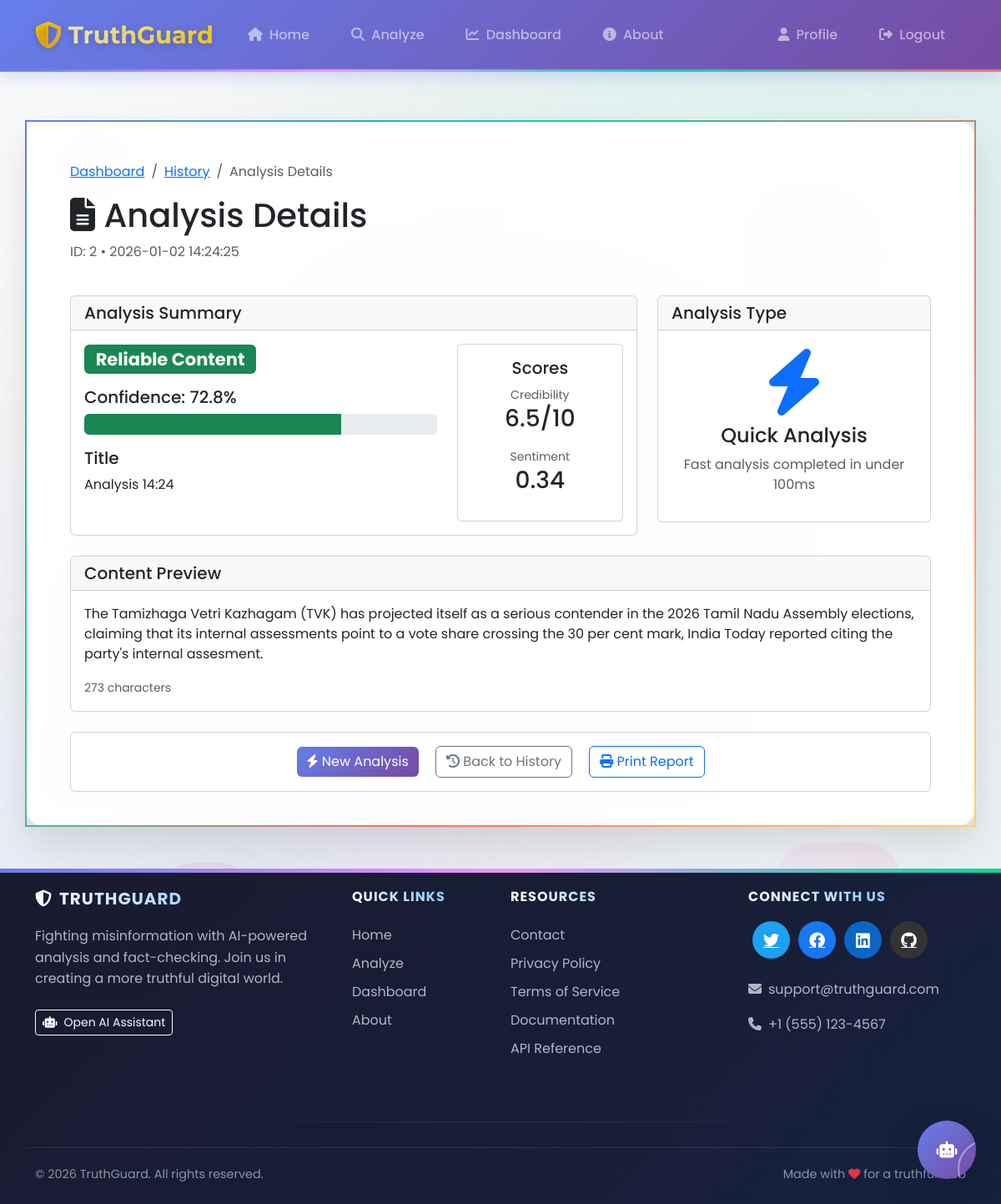
Page /analysis/2 (signed in) on the committed database.
### app.py (models this page shows, shortened)
class Analysis(db.Model):
    __tablename__ = 'analyses'
    id = db.Column(db.Integer, primary_key=True)
    title = db.Column(db.Text, default='')
    content = db.Column(db.Text, default='')  # raw text content (for display/search)
    article_data = db.Column(db.JSON, nullable=True)  # optional structured article extraction
    source_url = db.Column(db.Text, nullable=True)  # This should be nullable
    classification = db.Column(db.String(20), nullable=False, default='UNKNOWN')  # RELIABLE, SUSPICIOUS, FAKE, etc.
    confidence_score = db.Column(db.Float, nullable=True)
    sentiment_score = db.Column(db.Float, nullable=True)
    sensationalism_score = db.Column(db.Float, nullable=True)
    credibility_score = db.Column(db.Float, nullable=True)
    key_findings = db.Column(db.Text, default='[]')  # JSON string
    recommendations = db.Column(db.Text, nullable=True)  # JSON string
    fact_checks = db.Column(db.Text, nullable=True)  # JSON string
    analysis_metadata = db.Column(db.Text, default='{}')  # JSON string (e.g. word count, etc.)
    is_quick_analysis = db.Column(db.Boolean, default=False)
    user_id = db.Column(db.Integer, db.ForeignKey('user.id'), nullable=False)
    created_at = db.Column(db.DateTime, default=lambda: datetime.now(timezone.utc))
    updated_at = db.Column(db.DateTime, default=lambda: datetime.now(timezone.utc),
                           onupdate=lambda: datetime.now(timezone.utc))

### app.py (the view)
@app.route('/analysis/<int:analysis_id>')
@login_required
def analysis_detail(analysis_id):
    analysis = Analysis.query.get_or_404(analysis_id)
    if analysis.user_id != current_user.id and current_user.role != 'admin':
        flash('Access denied', 'danger')
        return redirect(url_for('dashboard'))
    try:
        key_findings = json.loads(analysis.key_findings) if analysis.key_findings else []
    except:
        key_findings = []
    try:
        analysis_metadata = json.loads(analysis.analysis_metadata) if analysis.analysis_metadata else {}
    except:
        analysis_metadata = {}
    word_count = analysis_metadata.get('word_count', len(analysis.content.split()) if analysis.content else 0)
    return render_template('analysis_detail.html',
                           analysis=analysis,
                           key_findings=key_findings,
                           word_count=word_count,
                           analysis_metadata=analysis_metadata)

### app.py (called while the page is built)
@login_manager.user_loader
def load_user(user_id):
    try:
        return db.session.get(User, int(user_id))
    except Exception:
        return None

@app.context_processor
def inject_gemini_status():
    return {
        'gemini_available': _GEMINI_AVAILABLE,
        'gemini_model': _GEMINI_MODEL,
        'gemini_api_key_set': bool(_GEMINI_API_KEY and _GEMINI_API_KEY != 'your-gemini-api-key-here')
    }

### templates/analysis_detail.html (shortened to what this page needs)
{% extends "base.html" %}
{% block content %}
<div class="container mt-4">
    <div class="row mb-4">
        <div class="col">
            <nav aria-label="breadcrumb">
                <ol class="breadcrumb">
                    <li class="breadcrumb-item"><a href="/dashboard">Dashboard</a></li>
                    <li class="breadcrumb-item"><a href="/history">History</a></li>
                    <li class="breadcrumb-item active">Analysis Details</li>
                </ol>
            </nav>
            <h1><i class="fas fa-file-alt"></i> Analysis Details</h1>
            <p class="text-muted">ID: {{ analysis.id }} • {{ analysis.created_at.strftime('%Y-%m-%d %H:%M:%S') }}</p>
        </div>
    </div>
    <div class="row mb-4">
        <div class="col-lg-8">
            <div class="card">
                <div class="card-header">
                    <h5 class="mb-0">Analysis Summary</h5>
                </div>
                <div class="card-body">
                    <div class="row">
                        <div class="col-md-8">
                            <h3>
                                {% if analysis.classification == 'RELIABLE' %}
                                <span class="badge bg-success">Reliable Content</span>
                                {% elif analysis.classification == 'SUSPICIOUS' %}
                                <span class="badge bg-warning">Suspicious Content</span>
                                {% elif analysis.classification == 'FAKE' %}
                                <span class="badge bg-danger">Fake Content</span>
                                {% else %}
                                <span class="badge bg-secondary">{{ analysis.classification }}</span>
                                {% endif %}
                            </h3>
                            {% if analysis.confidence_score %}
                            <div class="mt-3">
                                <h5>Confidence: {{ (analysis.confidence_score * 100)|round(1) }}%</h5>
                                <div class="progress" style="height: 25px;">
                                    <div class="progress-bar
                                        {% if analysis.confidence_score >= 0.7 %}bg-success
                                        {% elif analysis.confidence_score >= 0.4 %}bg-warning
                                        {% else %}bg-danger{% endif %}"
                                        style="width: {{ analysis.confidence_score * 100 }}%">
                                    </div>
                                </div>
                            </div>
                            {% endif %}
                            {% if analysis.title %}
                            <div class="mt-3">
                                <h5>Title</h5>
                                <p>{{ analysis.title }}</p>
                            </div>
                            {% endif %}
                        </div>
                        <div class="col-md-4">
                            <div class="card">
                                <div class="card-body text-center">
                                    <h5 class="card-title">Scores</h5>
                                    {% if analysis.credibility_score %}
                                    <div class="mb-3">
                                        <small class="text-muted">Credibility</small>
                                        <h3>{{ analysis.credibility_score|round(1) }}/10</h3>
                                    </div>
                                    {% endif %}
                                    {% if analysis.sentiment_score %}
                                    <div class="mb-3">
                                        <small class="text-muted">Sentiment</small>
                                        <h3>{{ analysis.sentiment_score|round(2) }}</h3>
                                    </div>
                                    {% endif %}
                                </div>
                            </div>
                        </div>
                    </div>
                </div>
            </div>
        </div>
        <div class="col-lg-4">
            <div class="card">
                <div class="card-header">
                    <h5 class="mb-0">Analysis Type</h5>
                </div>
                <div class="card-body text-center">
                    {% if analysis.is_quick_analysis %}
                    <div class="display-1 text-primary">
                        <i class="fas fa-bolt"></i>
                    </div>
                    <h4>Quick Analysis</h4>
                    <p class="text-muted">Fast analysis completed in under 100ms</p>
                    {% else %}
                    <div class="display-1 text-success">
                        <i class="fas fa-chart-bar"></i>
                    </div>
                    <h4>Detailed Analysis</h4>
                    <p class="text-muted">Comprehensive analysis with full report</p>
                    {% endif %}
                </div>
            </div>
        </div>
    </div>
    <div class="row mb-4">
        <div class="col">
            <div class="card">
                <div class="card-header">
                    <h5 class="mb-0">Content Preview</h5>
                </div>
                <div class="card-body">
                    <div class="content-preview" style="max-height: 300px; overflow-y: auto;">
                        {{ analysis.content|safe }}
                    </div>
                    <div class="mt-3">
                        <small class="text-muted">{{ analysis.content|length }} characters</small>
                    </div>
                </div>
            </div>
        </div>
    </div>
    <div class="row mt-4">
        <div class="col">
            <div class="card">
                <div class="card-body text-center">
                    <a href="/analyze" class="btn btn-primary me-3">
                        <i class="fas fa-bolt"></i> New Analysis
                    </a>
                    <a href="/history" class="btn btn-outline-secondary me-3">
                        <i class="fas fa-history"></i> Back to History
                    </a>
                    <button onclick="window.print()" class="btn btn-outline-primary">
                        <i class="fas fa-print"></i> Print Report
                    </button>
                </div>
            </div>
        </div>
    </div>
</div>
{% endblock %}

### templates/base.html (shortened to what this page needs)
<!DOCTYPE html>
<html lang="en">
<head>
    <link href="https://cdn.jsdelivr.net/npm/bootstrap@5.3.0/dist/css/bootstrap.min.css" rel="stylesheet">
    <link rel="stylesheet" href="https://cdnjs.cloudflare.com/ajax/libs/font-awesome/6.4.0/css/all.min.css">
    <link rel="stylesheet" href="https://cdnjs.cloudflare.com/ajax/libs/animate.css/4.1.1/animate.min.css">
</head>
<body class="{% if current_user.is_authenticated %}logged-in{% endif %}">
    <div class="floating-bg-element" style="top: 70%; right: 10%; width: 150px; height: 150px; background: var(--secondary-gradient); border-radius: 30%; animation-delay: 5s;"></div>
    <div class="floating-bg-element" style="bottom: 20%; left: 15%; width: 120px; height: 120px; background: var(--danger-gradient); border-radius: 60% 40% 30% 70%; animation-delay: 15s;"></div>
    <nav class="navbar navbar-expand-lg navbar-dark fixed-top">
        <div class="container">
            <a class="navbar-brand d-flex align-items-center" href="{{ url_for('index') }}">
                <i class="fas fa-shield-alt me-2"></i>
                <span>TruthGuard</span>
            </a>
            <div class="collapse navbar-collapse" id="navbarNav">
                <ul class="navbar-nav me-auto">
                    <li class="nav-item">
                        <a class="nav-link" href="{{ url_for('index') }}">
                            <i class="fas fa-home me-1"></i> Home
                        </a>
                    </li>
                    <li class="nav-item">
                        <a class="nav-link" href="{{ url_for('analyze') }}">
                            <i class="fas fa-search me-1"></i> Analyze
                        </a>
                    </li>
                    <li class="nav-item">
                        <a class="nav-link" href="{{ url_for('dashboard') }}">
                            <i class="fas fa-chart-line me-1"></i> Dashboard
                        </a>
                    </li>
                    <li class="nav-item">
                        <a class="nav-link" href="{{ url_for('about') }}">
                            <i class="fas fa-info-circle me-1"></i> About
                        </a>
                    </li>
                </ul>
                <ul class="navbar-nav">
                    {% if current_user.is_authenticated %}
                        <li class="nav-item">
                            <a class="nav-link" href="{{ url_for('profile') }}">
                                <i class="fas fa-user me-1"></i> Profile
                            </a>
                        </li>
                        <li class="nav-item">
                            <a class="nav-link" href="{{ url_for('logout') }}">
                                <i class="fas fa-sign-out-alt me-1"></i> Logout
                            </a>
                        </li>
                    {% endif %}
                </ul>
            </div>
        </div>
    </nav>
    <div class="container mt-5 pt-5">
    </div>
    <main class="container mt-5 pt-4">
        {% block content %}{% endblock %}
    </main>
    <footer class="footer mt-auto py-4">
        <div class="container">
            <div class="row">
                <div class="col-md-4 mb-4">
                    <h5><i class="fas fa-shield-alt me-2"></i>TruthGuard</h5>
                    <p>Fighting misinformation with AI-powered analysis and fact-checking. Join us in creating a more truthful digital world.</p>
                    <button class="btn btn-outline-light btn-sm mt-2" id="openChatFromFooter">
                        <i class="fas fa-robot me-2"></i>Open AI Assistant
                    </button>
                </div>
                <div class="col-md-2 mb-4">
                    <h6>Quick Links</h6>
                    <ul class="list-unstyled">
                        <li><a href="{{ url_for('index') }}">Home</a></li>
                        <li><a href="{{ url_for('analyze') }}">Analyze</a></li>
                        <li><a href="{{ url_for('dashboard') }}">Dashboard</a></li>
                        <li><a href="{{ url_for('about') }}">About</a></li>
                    </ul>
                </div>
                <div class="col-md-3 mb-4">
                    <h6>Resources</h6>
                    <ul class="list-unstyled">
                        <li><a href="{{ url_for('contact') }}">Contact</a></li>
                        <li><a href="#">Privacy Policy</a></li>
                        <li><a href="#">Terms of Service</a></li>
                        <li><a href="#">Documentation</a></li>
                        <li><a href="#">API Reference</a></li>
                    </ul>
                </div>
                <div class="col-md-3 mb-4">
                    <h6>Connect With Us</h6>
                    <div class="social-links d-flex mt-3">
                        <a href="#" class="fa-twitter"><i class="fab fa-twitter"></i></a>
                        <a href="#" class="fa-facebook"><i class="fab fa-facebook"></i></a>
                        <a href="#" class="fa-linkedin"><i class="fab fa-linkedin"></i></a>
                        <a href="#" class="fa-github"><i class="fab fa-github"></i></a>
                    </div>
                    <p class="mt-4">
                        <i class="fas fa-envelope me-2"></i>support@truthguard.com
                    </p>
                    <p class="mb-0">
                        <i class="fas fa-phone me-2"></i>+1 (555) 123-4567
                    </p>
                </div>
            </div>
            <hr>
            <div class="row footer-bottom">
                <div class="col-md-6">
                    <p class="mb-0">&copy; <span id="currentYear"></span> TruthGuard. All rights reserved.</p>
                </div>
                <div class="col-md-6 text-md-end">
                    <p class="mb-0">Made with <i class="fas fa-heart text-danger"></i> for a truthful web</p>
                </div>
            </div>
        </div>
    </footer>
    <div id="floatingChatBtn" style="position: fixed; bottom: 30px; right: 30px; z-index: 1000;">
        <button class="btn btn-primary rounded-circle shadow-lg chat-toggle-btn" id="floatingChatBtn">
            <i class="fas fa-robot fa-lg"></i>
            <span class="pulse-ring"></span>
        </button>
    </div>
</body>
</html>

### rows in the picture
Analysis: id "2", created_at "2026-01-02 14:24:25", (analysis.confidence_score*100)|round(1) "72.8", title "Analysis 14:24", credibility_score "6.5", sentiment_score "0.34", content "The Tamizhaga Vetri Kazhagam (TVK) has projected itself as a serious contender in the 2026 Tamil Nadu Assembly elections, claiming that its internal assessments point to a vote share crossing the 30 per cent mark, India Today reported citing the party's internal assesment."

### other values in the picture
{{ analysis.content|length }} "273"
